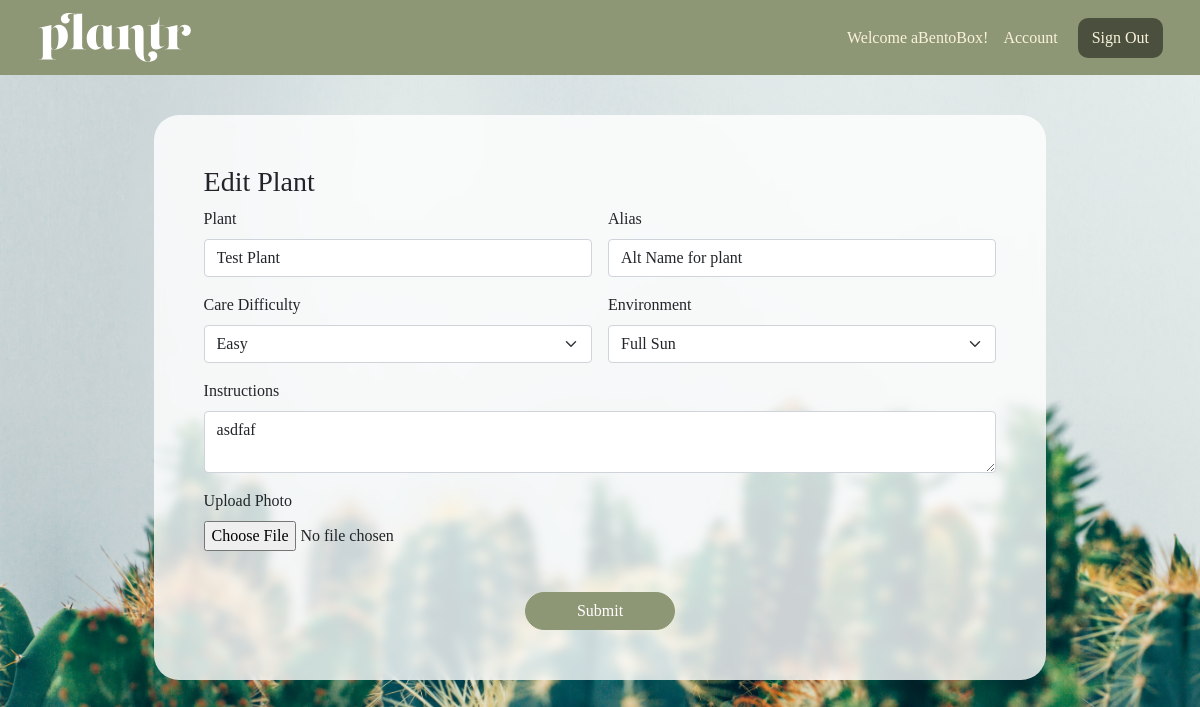
Screenshot of /plantr/17/edit (signed in) with the database file from the repository.
### login_app/models.py (models this page shows)
class User(models.Model):
   alias = models.CharField(max_length=50)
   fname = models.CharField(max_length=50)
   lname = models.CharField(max_length=50)
   email = models.CharField(max_length=50)
   password = models.CharField(max_length=50)
   created_at = models.DateTimeField(auto_now_add = True)
   updated_at = models.DateTimeField(auto_now = True)
   objects = UserManager()

### plantApp/models.py (models this page shows, shortened)
class Plant(models.Model):
   LEVELS = (
   (0, ''),
   (1, 'Easy'),
   (2, 'Medium'),
   (3, 'Hard'),
)
   poster = models.ForeignKey(User, related_name = "user_plants", on_delete = models.CASCADE)
   plantName = models.CharField(max_length=50)
   plantAlt = models.CharField(max_length=255, blank=True, default='')
   level = models.CharField(max_length=50)
   env = models.CharField(max_length=1, choices=LEVELS)
   desc = models.CharField(max_length=255)
   plantImg = models.ImageField(upload_to='plants/', null=True, blank=True, default='../static/default_plant.jpg')
   users_fav = models.ManyToManyField(User, related_name = 'fav_plants')
   objects = plantsManager()

### plantApp/views.py (the view)
# urls.py: path('<int:plant_id>/edit', views.editPlant),
def editPlant(request, plant_id):
   if 'user_id' not in request.session:
        messages.error(request, "Must be logged in!")
        return redirect('/')
   user = User.objects.get(id=request.session['user_id'])
   plantToEdit = Plant.objects.get(id = plant_id)
   context = {
      'user': user,
      'plant': plantToEdit
   }
   return render(request, 'edit_plant.html', context)

### plantApp/templates/edit_plant.html (shortened to what this page needs)
<!DOCTYPE html>
<html lang="en">
<head>
   <link href="https://cdn.jsdelivr.net/npm/bootstrap@5.0.1/dist/css/bootstrap.min.css" rel="stylesheet">
   {% load static %}
   <link rel="stylesheet" href="{% static 'plantApp/static/css/editplant.css' %}">
</head>
<body>
   <div id='container'>
      <nav class="navbar navbar-light">
         <div class="container-fluid">
            <a class="navbar-brand" href="/plantr">
               <img src="/static/plantr-light.svg" alt="" width="155" height="55">
            </a>
            <form class="d-flex">
               <span class="navbar-text">
                  Welcome {{ user.alias }}! &nbsp;&nbsp;
                  <a href="../users/{{ user.id }}">Account</a>
               </span>
               <a href="/logout" class="btn btn-danger" role="button">
                  Sign Out
                  </a>
               </form>
         </div>
         </nav>
   <div class='container-sm'>
      <div class='forms'>
         <h3>Edit Plant</h3>
            <form action='../{{ plant.id }}/update' method="POST" enctype="multipart/form-data" class="row g-3">
               <div class="col-md-6">
                  <label for="inputPlant4" class="form-label">Plant</label>
                  <input type="text" name='plantName' class="form-control" id="inputPlant4" value="{{ plant.plantName }}">
               </div>
               <div class="col-md-6">
                  <label for="inputAlias4" class="form-label">Alias</label>
                  <input type="text" name='plantAlt' class="form-control" id="inputAlias4" value="{{ plant.plantAlt }}">
               </div>
               <div class="col-md-6">
                  <label for="inputLevel" class="form-label">Care Difficulty</label>
                     <select id="level" name="level" class="form-select">
                        <option selected value='{{ plant.level }}'>{{ plant.level }}</option>
                     </select>
                  </div>
                  <div class="col-md-6">
                  <label for="inputEnv" class="form-label">Environment</label>
                     <select id="env" name="env" class="form-select">
                        <option selected value='{{ plant.env }}'>{{ plant.env }}</option>
                     </select>
                  </div>
               <div class="col-12">
                  <label for="inputDesc" class="form-label">Instructions</label>
                  <div class="input-group">
                  <textarea class="form-control" name='desc' aria-label="With textarea">{{ plant.desc }}</textarea>
                  </div>
               </div>
               <div class="col-12">
                  <label for="inputPhoto" class="form-label">Upload Photo</label><br>
                  <input type='file' name='plantImg' class='desc_input'>
               </div>
               <div class="col-12 text-center">
                  <button type="submit" class="btn btn-success">Submit</button>
               </div>
            </form>
         </div>
      </div>
   </div>
</body>
</html>

### plantApp/static/css/editplant.css (style rules this page uses)
* { margin: 0; padding: 0; font-family:Georgia, 'Times New Roman', Times, serif; }
body { width: 100%; background: #8e9775; background: url("../../../static/plantr.jpeg") no-repeat center center fixed; background-size: cover; }
.navbar-text a { color: #faf2da !important; text-decoration: none; }
.navbar.navbar-light { background-color: #8e9775; padding: 5px 25px; }
.navbar-light .navbar-text { color: #faf2da; font-weight: 100; }
.btn.btn-danger { background-color: #4a503d; color: #faf2da; border: 2px solid #4a503d; border-radius: 10px; margin-left: 20px; }
.btn.btn-success { border-radius: 50px; background-color: #8e9775; border: 1px solid #8e9775; min-width: 150px; margin-top: 25px; }
.forms { background-color: rgb(255, 255, 255, 0.8); padding: 50px; border-radius: 25px; margin: 40px 10%; backdrop-filter: blur(5px); }

### rows the page displays
User: alias "aBentoBox"
Plant: plantName "Test Plant", plantAlt "Alt Name for plant", level "Easy", env "Full Sun", desc "asdfaf"
